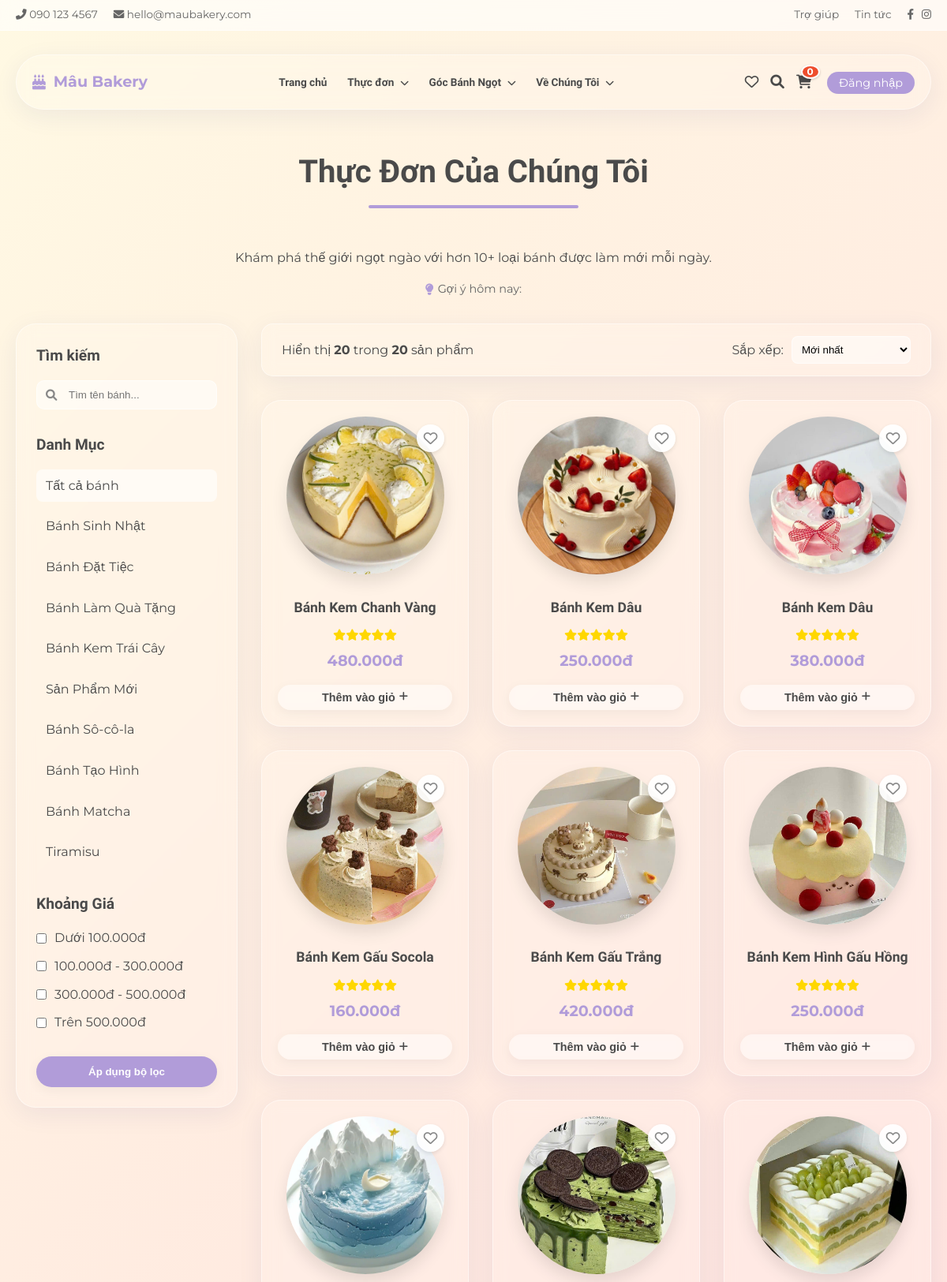
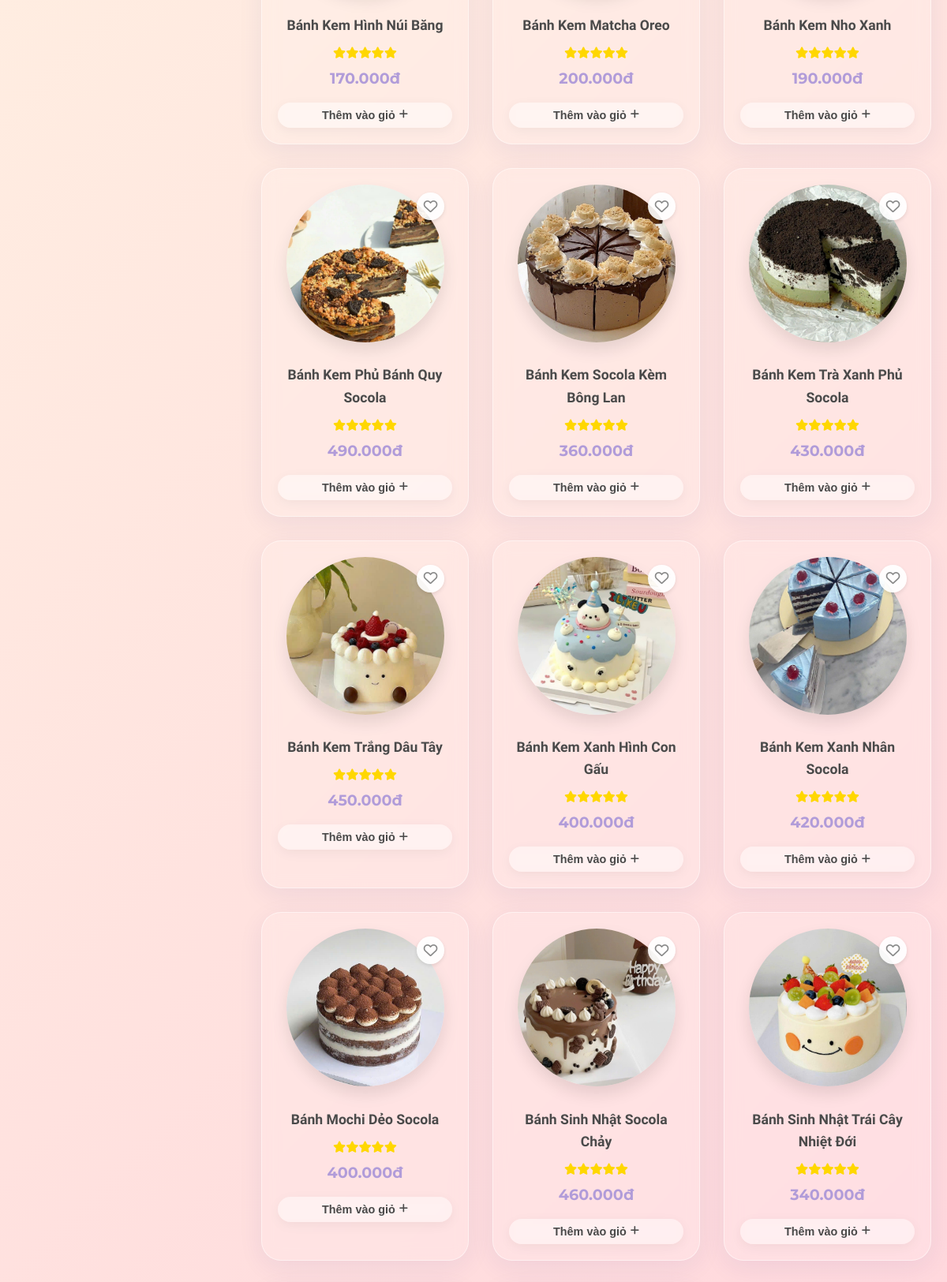
The app's page /index.php?page=menu (upper part) with its own data (2 pictures, top to bottom).
### tables this page shows
CREATE TABLE `categories` (
  `id` int(11) NOT NULL AUTO_INCREMENT,
  `name` varchar(100) NOT NULL,
  `slug` varchar(100) NOT NULL,
  `image` text DEFAULT NULL,
  `is_active` tinyint(1) DEFAULT 1,
  PRIMARY KEY (`id`),
  UNIQUE KEY `name` (`name`),
  UNIQUE KEY `slug` (`slug`)
);

CREATE TABLE `products` (
  `id` int(11) NOT NULL AUTO_INCREMENT,
  `category_id` int(11) NOT NULL,
  `name` varchar(150) NOT NULL,
  `slug` varchar(150) NOT NULL,
  `description` text DEFAULT NULL,
  `base_price` decimal(10,2) NOT NULL,
  `image` text DEFAULT NULL,
  `views` int(11) DEFAULT 0,
  `is_featured` tinyint(1) DEFAULT 0,
  `is_active` tinyint(1) DEFAULT 1,
  `created_at` datetime DEFAULT current_timestamp(),
  PRIMARY KEY (`id`),
  UNIQUE KEY `slug` (`slug`),
  KEY `category_id` (`category_id`),
  CONSTRAINT `fk_products_categories` FOREIGN KEY (`category_id`) REFERENCES `categories` (`id`) ON DELETE CASCADE
);

### controllers/MenuController.php (called while the page is built, shortened)
<?php
if (isset($conn)) {
    try {
        $stmt_cat = $conn->prepare("SELECT * FROM categories WHERE is_active = 1");
        $stmt_cat->execute();
        $categories = $stmt_cat->fetchAll();
    } catch (PDOException $e) {
        $categories = [];
    }
}
$user_favorites = [];
$keyword = isset($_GET['keyword']) ? trim($_GET['keyword']) : '';
$category_slug = isset($_GET['category']) ? $_GET['category'] : '';
$price_filters = isset($_GET['price']) ? $_GET['price'] : [];
$sort = isset($_GET['sort']) ? $_GET['sort'] : 'newest';
$page = isset($_GET['p']) ? intval($_GET['p']) : 1;
$limit = 20;
$offset = ($page - 1) * $limit;
$where_clauses = ["is_active = 1"];
$params = [];
$order_by = "created_at DESC";
$sql_where = implode(" AND ", $where_clauses);
if (isset($conn)) {
    try {
        $stmt_count = $conn->prepare("SELECT COUNT(*) FROM products WHERE $sql_where");
        $stmt_count->execute($params);
        $total_products = $stmt_count->fetchColumn();
        $sql = "SELECT * FROM products WHERE $sql_where ORDER BY $order_by LIMIT $limit OFFSET $offset";
        $stmt_prod = $conn->prepare($sql);
        $stmt_prod->execute($params);
        $products = $stmt_prod->fetchAll();
    } catch (PDOException $e) {
        $products = [];
    }
}
?>

### views/menu.php (the view, shortened to what this page needs)
<?php
require_once 'controllers/MenuController.php';
?>
<div class="container mt-2 mb-2">
    <div class="text-center mb-2">
        <h1 class="section-title">Thực Đơn Của Chúng Tôi</h1>
        <p class="mb-1">Khám phá thế giới ngọt ngào với hơn 10+ loại bánh được làm mới mỗi ngày.</p>
        <div style="display: flex; justify-content: center; gap: 10px; flex-wrap: wrap; margin-bottom: 30px;">
            <span style="font-size: 0.9rem; color: #666; display: flex; align-items: center;"><i
                    class="fas fa-lightbulb" style="color: var(--accent-color); margin-right: 5px;"></i> Gợi ý hôm
                nay:</span>
        </div>
    </div>
    <div style="display: flex; flex-wrap: wrap; gap: 30px;">
        <form method="GET" action="index.php" id="filterForm">
            <div class="glass-panel" style="padding: 25px; position: sticky; top: 100px;">
                <div style="margin-bottom: 30px;">
                    <h3 style="margin-bottom: 15px; font-size: 1.2rem;">Tìm kiếm</h3>
                    <div style="position: relative;">
                        <input type="text" name="keyword" id="searchInput" autocomplete="off"
                            placeholder="Tìm tên bánh..." value="<?php echo htmlspecialchars($keyword); ?>"
                            style="width: 100%; padding: 10px 10px 10px 40px; border-radius: 10px; border: 1px solid rgba(255,255,255,0.6); background: rgba(255,255,255,0.5); outline: none;">
                        <i class="fas fa-search"
                            style="position: absolute; left: 12px; top: 50%; transform: translateY(-50%); color: #888; font-size: 0.9rem;"></i>
                    </div>
                </div>
                <div style="margin-bottom: 30px;">
                    <h3 style="margin-bottom: 15px; font-size: 1.2rem;">Danh Mục</h3>
                    <ul style="display: flex; flex-direction: column; gap: 10px;">
                        <li>
                            <a href="index.php?page=menu"
                                style="display: flex; justify-content: space-between; align-items: center; padding: 8px 12px; border-radius: 8px; transition: all 0.2s; background: <?php echo empty($category_slug) ? 'rgba(255,255,255,0.6)' : 'transparent'; ?>">
                                <span>Tất cả bánh</span>
                            </a>
                        </li>
                        <?php foreach ($categories as $cat): ?>
                            <li>
                                <a href="index.php?page=menu&category=<?php echo $cat['slug']; ?>"
                                    style="display: flex; justify-content: space-between; align-items: center; padding: 8px 12px; border-radius: 8px; transition: all 0.2s; background: <?php echo ($category_slug == $cat['slug']) ? 'rgba(255,255,255,0.6)' : 'transparent'; ?>">
                                    <span><?php echo $cat['name']; ?></span>
                                </a>
                            </li>
                        <?php endforeach; ?>
                    </ul>
                </div>
                <div style="margin-bottom: 30px;">
                    <h3 style="margin-bottom: 15px; font-size: 1.2rem;">Khoảng Giá</h3>
                    <div style="display: flex; flex-direction: column; gap: 10px;">
                        <label style="display: flex; align-items: center; cursor: pointer;">
                            <input type="checkbox" name="price[]" value="under100" style="margin-right: 10px;" <?php echo in_array('under100', $price_filters) ? 'checked' : ''; ?>> Dưới 100.000đ
                        </label>
                        <label style="display: flex; align-items: center; cursor: pointer;">
                            <input type="checkbox" name="price[]" value="100-300" style="margin-right: 10px;" <?php echo in_array('100-300', $price_filters) ? 'checked' : ''; ?>> 100.000đ - 300.000đ
                        </label>
                        <label style="display: flex; align-items: center; cursor: pointer;">
                            <input type="checkbox" name="price[]" value="300-500" style="margin-right: 10px;" <?php echo in_array('300-500', $price_filters) ? 'checked' : ''; ?>> 300.000đ - 500.000đ
                        </label>
                        <label style="display: flex; align-items: center; cursor: pointer;">
                            <input type="checkbox" name="price[]" value="above500" style="margin-right: 10px;" <?php echo in_array('above500', $price_filters) ? 'checked' : ''; ?>> Trên 500.000đ
                        </label>
                    </div>
                </div>
                <button type="submit" class="btn-glass btn-primary"
                    style="width: 100%; border: none; cursor: pointer;">Áp dụng bộ lọc</button>
            </div>
        </form>
        <div style="flex: 3; min-width: 300px;">
            <div class="glass-panel"
                style="padding: 15px 25px; margin-bottom: 30px; display: flex; justify-content: space-between; align-items: center; border-radius: 15px;">
                <span>Hiển thị <strong><?php echo count($products); ?></strong> trong
                    <strong><?php echo $total_products; ?></strong> sản phẩm</span>
                <div style="display: flex; align-items: center; gap: 10px;">
                    <span>Sắp xếp:</span>
                    <select onchange="window.location.href=updateQueryString('sort', this.value)"
                        style="padding: 8px; border-radius: 8px; border: 1px solid rgba(255,255,255,0.6); background: rgba(255,255,255,0.5); outline: none;">
                        <option value="newest" <?php echo $sort == 'newest' ? 'selected' : ''; ?>>Mới nhất</option>
                    </select>
                </div>
            </div>
            <div class="product-grid" style="grid-template-columns: repeat(auto-fill, minmax(260px, 1fr));">
                <?php if (empty($products)): ?>
                    <p style="grid-column: 1/-1; text-align: center; color: #888; padding: 40px;">Không tìm thấy sản phẩm
                        nào phù hợp.</p>
                <?php else: ?>
                    <?php foreach ($products as $product): ?>
                        <div class="glass-panel product-card"
                            onclick="window.location.href='index.php?page=product_detail&id=<?php echo $product['id']; ?>'"
                            style="cursor: pointer;">
                            <div style="position: relative;">
                                <img src="<?php echo htmlspecialchars($product['image']); ?>" class="product-img" loading="lazy"
                                    alt="<?php echo htmlspecialchars($product['name']); ?>">
                                <div class="favorite-btn" onclick="toggleFavorite(event, <?php echo $product['id']; ?>)"
                                    style="position: absolute; top: 10px; right: 10px; width: 35px; height: 35px; background: rgba(255,255,255,0.9); border-radius: 50%; display: flex; align-items: center; justify-content: center; cursor: pointer; box-shadow: 0 2px 5px rgba(0,0,0,0.1); transition: transform 0.2s;">
                                    <i class="<?php echo in_array($product['id'], $user_favorites) ? 'fas' : 'far'; ?> fa-heart"
                                        style="color: <?php echo in_array($product['id'], $user_favorites) ? '#e74c3c' : '#888'; ?>; font-size: 1.1rem;"></i>
                                </div>
                            </div>
                            <h3 class="product-name" style="font-size: 1.1rem;">
                                <?php echo $product['name']; ?>
                            </h3>
                            <div style="color: #FFD700; font-size: 0.9rem; margin-bottom: 5px;">
                                <i class="fas fa-star"></i><i class="fas fa-star"></i><i class="fas fa-star"></i><i
                                    class="fas fa-star"></i><i class="fas fa-star"></i>
                            </div>
                            <p class="product-price">
                                <?php echo number_format($product['base_price'], 0, ',', '.'); ?>đ
                            </p>
                            <div class="product-actions" style="margin-top: 15px;">
                                <button
                                    onclick="addToCart(<?php echo $product['id']; ?>, '<?php echo addslashes($product['name']); ?>', <?php echo $product['base_price']; ?>); event.stopPropagation();"
                                    class="btn-glass"
                                    style="padding: 8px 15px; width: 100%; font-size: 0.9rem; border-radius: 50px; display: flex; align-items: center; justify-content: center; text-decoration: none; border: none; cursor: pointer;">
                                    Thêm vào giỏ <i class="fas fa-plus" style="font-size: 0.8rem; margin-left: 5px;"></i>
                                </button>
                            </div>
                        </div>
                    <?php endforeach; ?>
                <?php endif; ?>
            </div>
        </div>
    </div>
</div>
<link rel="stylesheet" href="assets/css/search.css">

### assets/css/style.css (style rules this page uses)
:root { --primary-color: #ffd1dc; --primary-dark: #ffb7c5; --secondary-color: #fff9e3; --accent-color: #b19cd9; --text-color: #4a4a4a; --white: #ffffff; --glass-bg: rgba(255, 255, 255, 0.15); --glass-border: rgba(255, 255, 255, 0.5); --shadow-soft: 0 8px 32px 0 rgba(31, 38, 135, 0.07); }
* { margin: 0; padding: 0; box-sizing: border-box; }
html { scroll-behavior: smooth; }
body { font-family: "Montserrat", sans-serif; color: var(--text-color); background: linear-gradient(135deg, #fff9e3 0%, #ffd1dc 100%); min-height: 100vh; line-height: 1.6; -webkit-font-smoothing: antialiased; -moz-osx-font-smoothing: grayscale; }
h1, h2, h3, h4, h5, h6 { font-family: "Quicksand", sans-serif; font-weight: 700; }
a { text-decoration: none; color: inherit; transition: all 0.3s ease; }
ul { list-style: none; }
.container { max-width: 1200px; margin: 0 auto; padding: 0 20px; }
.text-center { text-align: center; }
.mt-2 { margin-top: 2rem; }
.mb-1 { margin-bottom: 1rem; }
.mb-2 { margin-bottom: 2rem; }
.glass-panel { background: var(--glass-bg); backdrop-filter: blur(10px); -webkit-backdrop-filter: blur(10px); border: 1px solid var(--glass-border); border-radius: 25px; box-shadow: var(--shadow-soft); }
.btn-glass { display: inline-block; padding: 12px 30px; background: rgba(255, 255, 255, 0.4); border: 1px solid var(--white); border-radius: 50px; font-weight: 600; backdrop-filter: blur(4px); cursor: pointer; color: var(--text-color); box-shadow: 0 4px 15px rgba(0, 0, 0, 0.05); }
.btn-primary { background: var(--accent-color); color: white; border: none; }
.section-title { text-align: center; font-size: 2.5rem; margin-bottom: 50px; position: relative; display: table; margin: 0 auto 50px auto; }
.section-title::after { content: ""; display: block; width: 60%; height: 4px; background: var(--accent-color); margin: 10px auto 0; border-radius: 2px; }
.product-grid { display: grid; grid-template-columns: repeat(auto-fit, minmax(280px, 1fr)); gap: 30px; margin-bottom: 60px; }
.product-card { padding: 20px; text-align: center; transition: all 0.3s ease; }
.product-img { width: 200px; height: 200px; object-fit: cover; border-radius: 50%; margin-bottom: 20px; box-shadow: 0 10px 20px rgba(0, 0, 0, 0.1); transition: transform 0.3s ease; }
.product-name { font-size: 1.3rem; margin-bottom: 10px; }
.product-price { font-size: 1.2rem; color: var(--accent-color); font-weight: 700; margin-bottom: 15px; }

### records on screen
categories: name "Bánh Sinh Nhật"
categories: name "Bánh Đặt Tiệc"
categories: name "Bánh Làm Quà Tặng"
categories: name "Bánh Kem Trái Cây"
categories: name "Sản Phẩm Mới"
categories: name "Bánh Sô-cô-la"
categories: name "Bánh Tạo Hình"
categories: name "Bánh Matcha"
categories: name "Tiramisu"
products: image (picture), name "Bánh Kem Chanh Vàng", base_price "480.000"
products: image (picture), name "Bánh Kem Dâu", base_price "250.000"
products: image (picture), $product['id'] 3 (drawn), name "Bánh Kem Dâu", base_price "380.000"
products: image (picture), name "Bánh Kem Gấu Socola", base_price "160.000"
products: image (picture), name "Bánh Kem Gấu Trắng", base_price "420.000"
products: image (picture), name "Bánh Kem Hình Gấu Hồng", base_price "250.000"
products: image (picture), name "Bánh Kem Hình Núi Băng", base_price "170.000"
products: image (picture), name "Bánh Kem Matcha Oreo", base_price "200.000"
products: image (picture), name "Bánh Kem Nho Xanh", base_price "190.000"
products: image (picture), name "Bánh Kem Phủ Bánh Quy Socola", base_price "490.000"
products: image (picture), name "Bánh Kem Socola Kèm Bông Lan", base_price "360.000"
products: image (picture), name "Bánh Kem Trà Xanh Phủ Socola", base_price "430.000"
products: image (picture), name "Bánh Kem Trắng Dâu Tây", base_price "450.000"
products: image (picture), name "Bánh Kem Xanh Hình Con Gấu", base_price "400.000"
products: image (picture), name "Bánh Kem Xanh Nhân Socola", base_price "420.000"
products: image (picture), name "Bánh Mochi Dẻo Socola", base_price "400.000"
products: image (picture), name "Bánh Sinh Nhật Socola Chảy", base_price "460.000"
products: image (picture), name "Bánh Sinh Nhật Trái Cây Nhiệt Đới", base_price "340.000"

### other values on screen
$cart_count "0"
count($products) "20"
$total_products "20"
